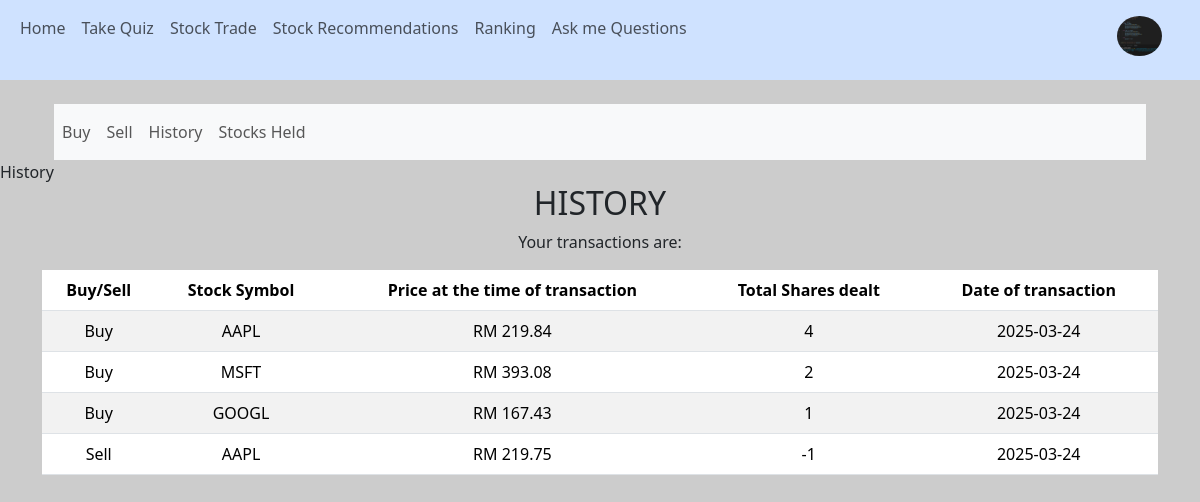
/trade/history (signed in), run on the app's committed database.
### user/models.py (models this page shows, shortened)
class User(db.Model, UserMixin):
    id = db.Column(db.Integer, primary_key=True)
    email = db.Column(db.String(200), unique=True, nullable=False)
    username = db.Column(db.String(100), unique=True, nullable=False)
    password = db.Column(db.String(100), nullable=False)
    cash = db.Column(db.Float, default=1000.0)
    is_vip = db.Column(db.Boolean, default=False)
    bio = db.Column(db.String(200), default=None)
    profile_pic = db.Column(db.String(200), default="default_pfp.png")

class History(db.Model):
    id = db.Column(db.Integer, primary_key=True)
    user_id = db.Column(db.Integer, db.ForeignKey('user.id'), nullable=False)
    price = db.Column(db.Float, nullable=False)
    shares = db.Column(db.Integer, nullable=False)
    date = db.Column(db.Date, nullable=False)
    symbol = db.Column(db.String(10), nullable=False)

### trade/views.py (the view)
@trade.route("/history")
@login_required
def history():
    try:
        historyy = db.session.query(History.price, History.shares, History.date, History.symbol).filter_by(user_id=current_user.id).all()
    except SQLAlchemyError as e:
        flash(f"Can't connect to database: {e}")
        return redirect(url_for("trade.history"))
    return render_template("history.html", historyy=historyy)

### trade/templates/history.html (shortened to what this page needs)
<!DOCTYPE html>
{% include "navbar.html" %}
{% block main %}
<link rel="stylesheet" href="{{ url_for('trade.static', filename='style.css') }}">
<body class="history-background">
    <div class="container text-center">
        <h2>HISTORY</h2>
        <p>Your transactions are: </p>
        <table class="table table-striped">
            <thead>
                <tr>
                    <th>Buy/Sell</th>
                    <th>Stock Symbol</th>
                    <th>Price at the time of transaction</th>
                    <th>Total Shares dealt</th>
                    <th>Date of transaction</th>
                </tr>
            </thead>
            <tbody>
                {% for stock in historyy %}
                    <tr>
                        {% if stock.shares > 0 %}
                            <td>Buy</td>
                        {% else %}
                            <td>Sell</td>
                        {% endif %}
                        <td>{{ stock.symbol }}</td>
                        <td>RM {{ stock.price }}</td>
                        <td>{{ stock.shares }}</td>
                        <td>{{ stock.date }}</td>
                    </tr>
                {% endfor %}
            </tbody>
        </table>
    </div>
{% endblock %}
</body>

### trade/templates/navbar.html (shortened to what this page needs)
<!DOCTYPE html>
{% extends "layout.html" %}
{% block content %}
<div class="container">
  <nav class="navbar navbar-expand-lg navbar-light bg-light">
    <div class="collapse navbar-collapse" id="navbarSupportedContent">
      <ul class="navbar-nav mr-auto">
        <li class="nav-item">
          <a class="nav-link" href="{{ url_for('trade.buy') }}">Buy</a>
        </li>
        <li class="nav-item">
          <a class="nav-link" href="{{ url_for('trade.sell') }}">Sell</a>
        </li>
        <li class="nav-item">
          <a class="nav-link" href="{{ url_for('trade.history') }}">History</a>
        </li>
        <li class="nav-item">
          <a class="nav-link" href="{{ url_for('trade.stocksHeld') }}">Stocks Held</a>
        </li>
      </ul>
    </div>
  </nav>
</div>
{% endblock %}

### user/templates/layout.html (shortened to what this page needs)
<!DOCTYPE html>
<html lang="en">
<head>
    <link href="https://cdn.jsdelivr.net/npm/bootstrap@5.3.3/dist/css/bootstrap.min.css"
          rel="stylesheet"
>
</head>
<body>
<nav class="navbar navbar-expand-lg bg-body-tertiary bg-primary-subtle">
    <div class="container-fluid">
        <div class="collapse navbar-collapse" id="navbarNav">
            <ul class="navbar-nav">
                {% if current_user.is_authenticated %}
                    {% if current_user.is_vip %}
                        <li class="nav-item">
                            <a class="nav-link {% if current_page == 'home' %}active{% endif %}"
                               href="{{ url_for('trade.home') }}">Home</a>
                        </li>
                        <li class="nav-item">
                            <a class="nav-link {% if current_page == 'quiz' %}active{% endif %}"
                               href="{{ url_for('quiz.quiz_page') }}">Take Quiz</a>
                        </li>
                        <li class="nav-item">
                            <a class="nav-link {% if current_page == 'stocktrade' %}active{% endif %}"
                               href="{{ url_for('trade.stocktrade') }}">Stock Trade</a>
                        </li>
                        <li class="nav-item">
                            <a class="nav-link {% if current_page == 'recommendations' %}active{% endif %}"
                               href="{{ url_for('trade.recommendations') }}">Stock Recommendations</a>
                        </li>
                        <li class="nav-item">
                            <a class="nav-link" href="{{url_for('rank.ranking')}}">Ranking</a>
                        </li>
                        <li class="nav-item">
                            <a class="nav-link {% if current_page == 'chat' %}active{% endif %}"
                               href="{{ url_for('chatbot.chat') }}">Ask me Questions</a>&nbsp;&nbsp;&nbsp;&nbsp;&nbsp;&nbsp;&nbsp;&nbsp;&nbsp;&nbsp;&nbsp;&nbsp;&nbsp;&nbsp;&nbsp;&nbsp;
                        </li>
                    {% endif %}
                    <li class="nav-item ms-auto">
                        <a href="{{ url_for('views.profile') }}" class="nav-link">
                            <img src="{{ url_for('static', filename='assets/images/user_uploads/' + current_profile_pic) }}"
                                 alt="User Profile Picture" height="40" class="pro-img rounded-circle">
                        </a>
                    </li>
                {% endif %}
            </ul>
        </div>
    </div>
</nav>
<div class="container mt-4">
    {% block content %}{% endblock %}
</div>
</body>
</html>

### trade/static/style.css (style rules this page uses)
body { background-image: url("https://cdnlearnblog.etmoney.com/wp-content/uploads/2023/02/investing-at-market-high-1.jpg"); background-size: cover; background-color: #cccccc; }
body.history-background { background-image: url("https://c8.alamy.com/comp/2B7YN72/stock-market-investment-trading-financial-coin-and-graph-chart-or-forex-for-analyze-profit-finance-business-trend-data-background-2B7YN72.jpg"); background-size: cover; background-color: #cccccc; }

### data on the page
User: profile_pic (picture)
History: shows "Buy", symbol "AAPL", price "219.84", shares "4", date "2025-03-24"
History: shows "Buy", symbol "MSFT", price "393.08", shares "2", date "2025-03-24"
History: shows "Buy", symbol "GOOGL", price "167.43", shares "1", date "2025-03-24"
History: shows "Sell", symbol "AAPL", price "219.75", shares "-1", date "2025-03-24"
